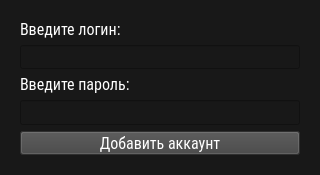
<?xml version="1.0" encoding="UTF-8"?>
<ui version="4.0">
 <class>Dialog</class>
 <widget class="QDialog" name="Dialog">
  <property name="geometry">
   <rect>
    <x>0</x>
    <y>0</y>
    <width>320</width>
    <height>175</height>
   </rect>
  </property>
  <property name="minimumSize">
   <size>
    <width>320</width>
    <height>175</height>
   </size>
  </property>
  <property name="maximumSize">
   <size>
    <width>16777215</width>
    <height>175</height>
   </size>
  </property>
  <property name="windowTitle">
   <string>Добавление нового аккаунта</string>
  </property>
  <property name="styleSheet">
   <string notr="true">background-color:  rgb(24, 24, 24);</string>
  </property>
  <layout class="QVBoxLayout" name="verticalLayout">
   <item>
    <widget class="QWidget" name="widget" native="true">
     <property name="styleSheet">
      <string notr="true">background-color:  rgb(24, 24, 24);</string>
     </property>
     <layout class="QVBoxLayout" name="verticalLayout_2">
      <item>
       <widget class="QLabel" name="login_label">
        <property name="font">
         <font>
          <family>Roboto Condensed</family>
          <pointsize>12</pointsize>
         </font>
        </property>
        <property name="styleSheet">
         <string notr="true">color: rgb(255, 255, 255);</string>
        </property>
        <property name="text">
         <string>Введите логин: </string>
        </property>
       </widget>
      </item>
      <item>
       <widget class="QLineEdit" name="login_lineEdit">
        <property name="font">
         <font>
          <family>Roboto Condensed</family>
          <pointsize>12</pointsize>
         </font>
        </property>
        <property name="styleSheet">
         <string notr="true">color: rgb(255, 255, 255);</string>
        </property>
       </widget>
      </item>
      <item>
       <widget class="QLabel" name="passwrd_label">
        <property name="font">
         <font>
          <family>Roboto Condensed</family>
          <pointsize>12</pointsize>
         </font>
        </property>
        <property name="styleSheet">
         <string notr="true">color: rgb(255, 255, 255);</string>
        </property>
        <property name="text">
         <string>Введите пароль:</string>
        </property>
       </widget>
      </item>
      <item>
       <widget class="QLineEdit" name="passwrd_lineEdit">
        <property name="font">
         <font>
          <family>Roboto Condensed</family>
          <pointsize>12</pointsize>
         </font>
        </property>
        <property name="styleSheet">
         <string notr="true">color: rgb(255, 255, 255);</string>
        </property>
       </widget>
      </item>
      <item>
       <widget class="QPushButton" name="pushButton">
        <property name="font">
         <font>
          <family>Roboto Condensed</family>
          <pointsize>12</pointsize>
         </font>
        </property>
        <property name="styleSheet">
         <string notr="true">background-color: rgb(66, 66, 66);
color: rgb(255, 255, 255);</string>
        </property>
        <property name="text">
         <string>Добавить аккаунт</string>
        </property>
        <property name="autoDefault">
         <bool>false</bool>
        </property>
       </widget>
      </item>
     </layout>
    </widget>
   </item>
  </layout>
 </widget>
 <resources/>
 <connections/>
</ui>
